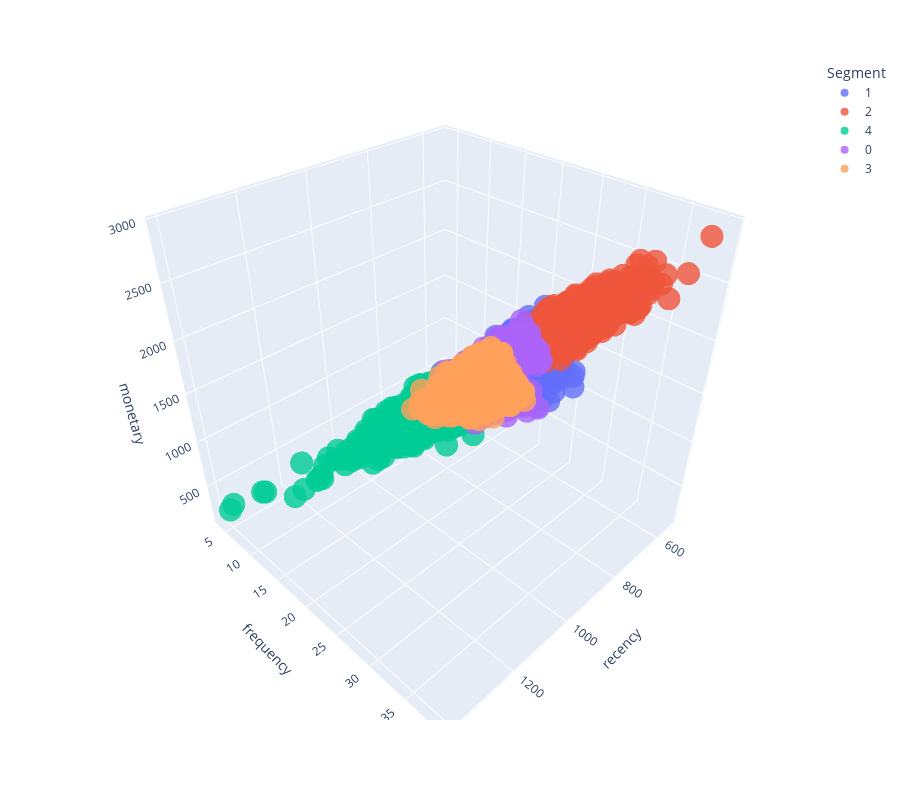

Notebook cell for this chart:
### Markdown cell above
## Data Visualization

### Code cell
X['Segment'] = list(map(str, Segment))
fig = px.scatter_3d(X, x='recency', y='frequency', z='monetary', color='Segment',
                   opacity = 0.8, height=800)
fig.show() # to show as static image: fig.show('svg')

### Figure 1 — Plotly figure (JSON) as saved in the notebook; plotly's stock layout.template omitted (floating-point values rounded to 4 significant figures; data arrays with more than 128 entries replaced by an {"elided": "..."} marker saying what was removed)
{"data": [{"hovertemplate": "Segment=1<br>recency=%{x}<br>frequency=%{y}<br>monetary=%{z}<extra></extra>", "legendgroup": "1", "marker": {"color": "#636efa", "opacity": 0.8, "symbol": "circle"}, "mode": "markers", "name": "1", "scene": "scene", "showlegend": true, "type": "scatter3d", "x": {"elided": "2246 int values"}, "y": {"elided": "2246 int values"}, "z": {"elided": "2246 int values"}}, {"hovertemplate": "Segment=2<br>recency=%{x}<br>frequency=%{y}<br>monetary=%{z}<extra></extra>", "legendgroup": "2", "marker": {"color": "#EF553B", "opacity": 0.8, "symbol": "circle"}, "mode": "markers", "name": "2", "scene": "scene", "showlegend": true, "type": "scatter3d", "x": {"elided": "1565 int values"}, "y": {"elided": "1565 int values"}, "z": {"elided": "1565 int values"}}, {"hovertemplate": "Segment=4<br>recency=%{x}<br>frequency=%{y}<br>monetary=%{z}<extra></extra>", "legendgroup": "4", "marker": {"color": "#00cc96", "opacity": 0.8, "symbol": "circle"}, "mode": "markers", "name": "4", "scene": "scene", "showlegend": true, "type": "scatter3d", "x": {"elided": "427 int values"}, "y": {"elided": "427 int values"}, "z": {"elided": "427 int values"}}, {"hovertemplate": "Segment=0<br>recency=%{x}<br>frequency=%{y}<br>monetary=%{z}<extra></extra>", "legendgroup": "0", "marker": {"color": "#ab63fa", "opacity": 0.8, "symbol": "circle"}, "mode": "markers", "name": "0", "scene": "scene", "showlegend": true, "type": "scatter3d", "x": {"elided": "910 int values"}, "y": {"elided": "910 int values"}, "z": {"elided": "910 int values"}}, {"hovertemplate": "Segment=3<br>recency=%{x}<br>frequency=%{y}<br>monetary=%{z}<extra></extra>", "legendgroup": "3", "marker": {"color": "#FFA15A", "opacity": 0.8, "symbol": "circle"}, "mode": "markers", "name": "3", "scene": "scene", "showlegend": true, "type": "scatter3d", "x": {"elided": "1741 int values"}, "y": {"elided": "1741 int values"}, "z": {"elided": "1741 int values"}}], "layout": {"height": 800, "legend": {"title": {"text": "Segment"}, "tracegroupgap": 0}, "margin": {"t": 60}, "scene": {"domain": {"x": [0, 1], "y": [0, 1]}, "xaxis": {"title": {"text": "recency"}}, "yaxis": {"title": {"text": "frequency"}}, "zaxis": {"title": {"text": "monetary"}}}}}
